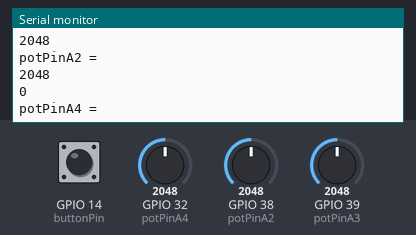
The sketch below on a simulated ESP32. On the bench: the last lines printed to the serial monitor. The inputs (shaded band) are chosen by the test bench; at power-on: GPIO 32 (potPinA4) = 2048, GPIO 38 (potPinA2) = 2048, GPIO 39 (potPinA3) = 2048, GPIO 14 (buttonPin) LOW. WiFi joins after 1.5 s; servers stay silent unless stated.

Above: at 3.0 s.
3.1 s: GPIO 32 (potPinA4) set to 2866
At 4.1 s:
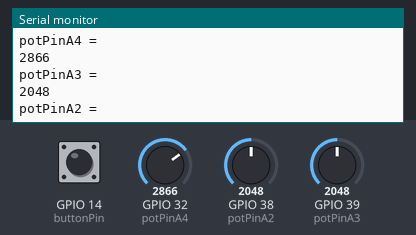
4.6 s: GPIO 38 (potPinA2) set to 1228
At 5.3 s:
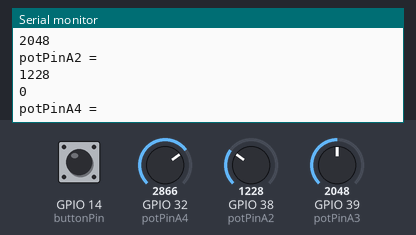
6.1 s: GPIO 39 (potPinA3) set to 3603
7.6 s: GPIO 14 (buttonPin) pulled HIGH for 0.15 s
9.2 s: GPIO 39 (potPinA3) set to 4095
At 9.7 s:
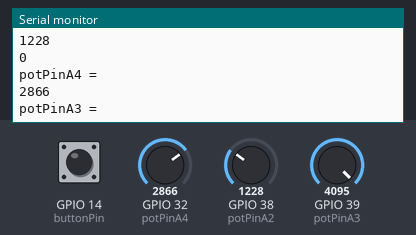
10.7 s: GPIO 38 (potPinA2) set to 491
At 11.3 s:
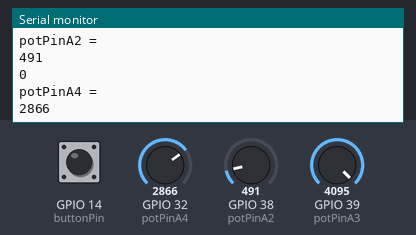
Timing chart, 0 to 13.2 s (numbered marks = the images above; inputs shaded):
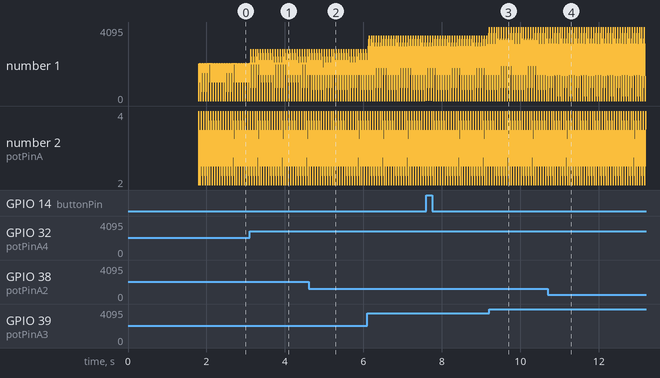

The sketch:

3-dail-1-button.ino
```cpp
#include <analogWrite.h>

/* Comment this out to disable prints and save space */
#define BLYNK_PRINT Serial
#include <WiFi.h>
#include <WiFiClient.h>
#include <BlynkSimpleEsp32.h>

const int potPinA4 = A4;
const int potPinA3 = A3;
const int potPinA2 = A2;
const int buttonPin = 14;

char auth[] = "p8EqTLDKHqyOjGhVEIDmYQklB8TtkuXU";

// Your WiFi credentials.
// Set password to "" for open networks.
char ssid[] = "C39C27VAN6XR";
char pass[] = "easym00ney";


BlynkTimer timer;

int potValueA4 = 0;
int potValueA3 = 0;
int potValueA2 = 0;
int buttonValue = 0;

void onTimer() {
  Blynk.virtualWrite(V6, buttonValue);
}

// called when the device is connected to the Blynk server
BLYNK_CONNECTED() {
  // Your code here
}

// called when an app is connected to the Blynk project
BLYNK_APP_CONNECTED() {
  // Your code goes here
}

// called when an app is disconnceted from the Blynk project
BLYNK_APP_DISCONNECTED(){
}

void setup() {
  // Debug console
  Serial.begin(9600);

  // start the Blink service over WiFi
  Blynk.begin(auth, ssid, pass);

  // configure the blynk timer to call onTimer() every second
  timer.setInterval(1000L, onTimer);

  // setup input pins
  pinMode(potPinA4, INPUT);
  pinMode(potPinA3, INPUT);
  pinMode(potPinA2, INPUT);
  pinMode(buttonPin, INPUT);
}

void loop() {
  // update Blynk connection and automatic values
  Blynk.run();

  // update the Blynk timer
  timer.run();

  // read physical pins
  int tempButtonValue = digitalRead(buttonPin);

  // if button is pressed, send push notification to Blynk app
  if(tempButtonValue && !buttonValue) {
    // careful! notice we're only writing to Blynk in loop() under certain conditions
    Blynk.notify("Yaaay... button is pressed!");
  }

  // keep track of latest button value
  buttonValue = tempButtonValue;


  potValueA4 = analogRead(potPinA4);
  Serial.println("potPinA4 = ");
  Serial.println(analogRead(potPinA4));

  potValueA3 = analogRead(potPinA3);
  Serial.println("potPinA3 = ");
  Serial.println(analogRead(potPinA3));

  potValueA2 = analogRead(potPinA2);
  Serial.println("potPinA2 = ");
  Serial.println(analogRead(potPinA2));

  buttonValue = digitalRead(14);
  Serial.println(buttonValue);


  // do anything else you want ion your sketch
  // but, DO NOT WRITE TO BLYNK HERE CONTINUOUSLY, ONLY IN TIMEOUT HANDLER!
}
```

Measured:
- after the input at 3.1 s, the serial monitor: prints a new line at once (image 1)
- after the input at 4.6 s, the serial monitor: prints a new line at once (image 2)
- after the input at 9.2 s, the serial monitor: prints a new line at once (image 3)
- after the input at 10.7 s, the serial monitor: prints a new line at once (image 4)
